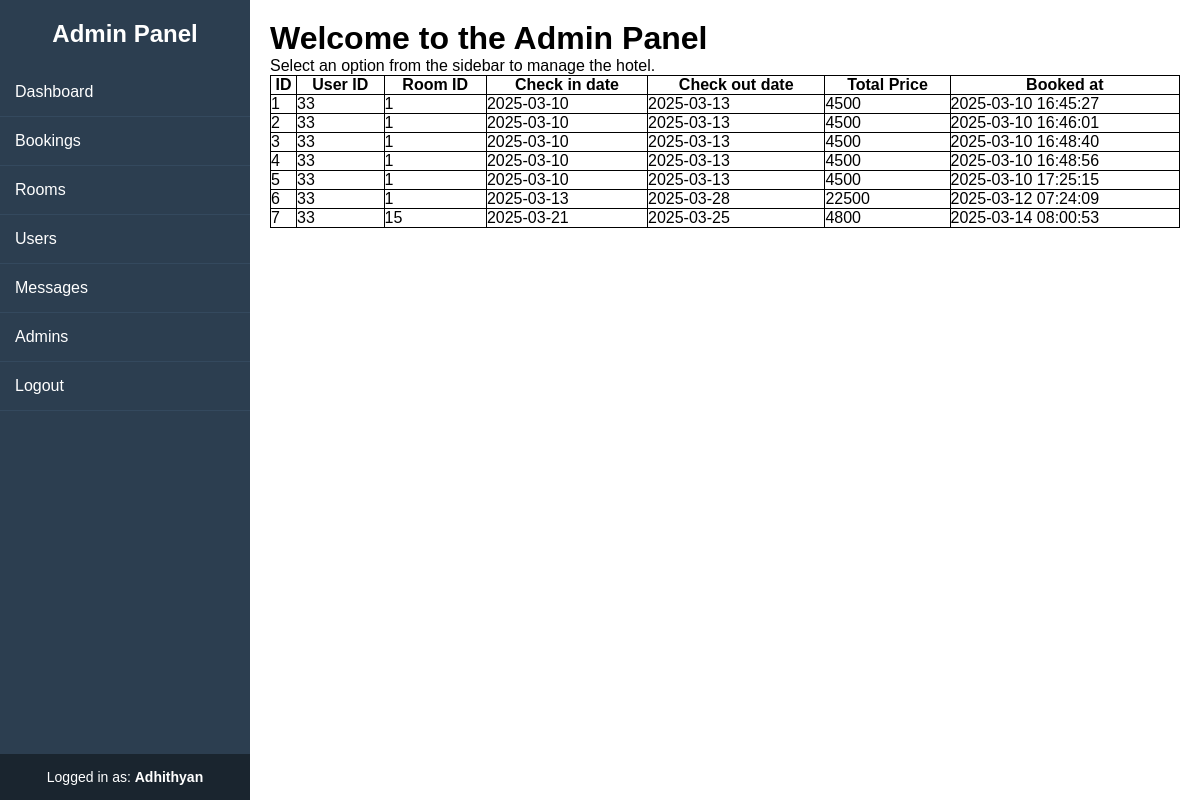
The app's page /admin/bookings.php (signed in), older data.
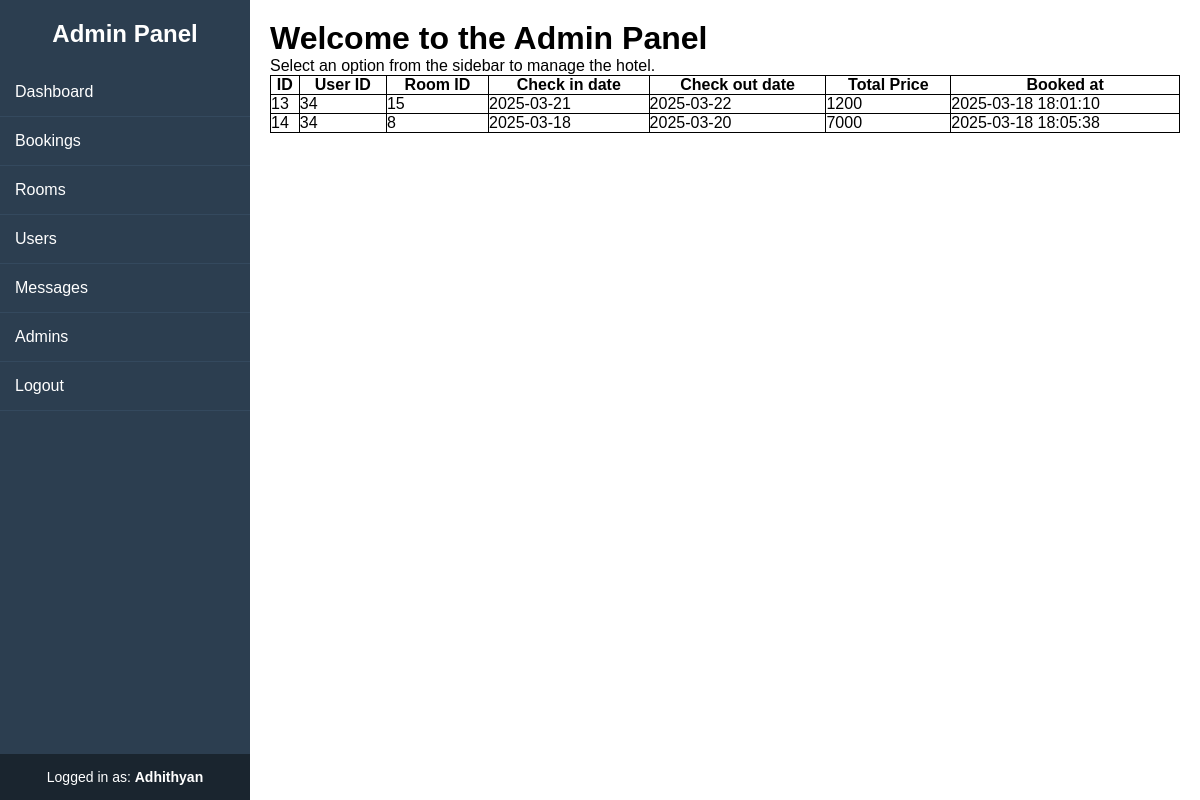
The same page, newer data.
### tables this page shows
CREATE TABLE `bookings` (
  `booking_id` int(11) NOT NULL,
  `user_id` int(11) NOT NULL,
  `room_id` int(11) NOT NULL,
  `check_in_date` date NOT NULL,
  `check_out_date` date NOT NULL,
  `total_price` decimal(10,0) NOT NULL,
  `booked_at` timestamp NOT NULL DEFAULT current_timestamp() ON UPDATE current_timestamp()
);

### admin/bookings.php (the view, shortened to what this page needs)
<?php include '../includes/config.php'; ?>
<!DOCTYPE html>
<html lang="en">
<head>
    <link rel="stylesheet" href="../css/sidebar.css">
</head>
<body>
    <?php include 'inc/sidebar.php'; ?>
    <div class="content">
        <h1>Welcome to the Admin Panel</h1>
        <p>Select an option from the sidebar to manage the hotel.</p>
        <?php
        $query = "SELECT * FROM bookings";
        $result = $conn->query($query);
        echo "<table><tr><th>ID</th><th>User ID</th><th>Room ID</th><th>Check in date</th><th>Check out date</th><th>Total Price</th><th>Booked at</th></tr>";
        while ($row = mysqli_fetch_assoc($result)) {
            echo "<tr><td>" . $row['booking_id'] . "</td>";
            echo "<td>" . $row['user_id'] . "</td>";
            echo "<td>" . $row['room_id'] . "</td>";
            echo "<td>" . $row['check_in_date'] . "</td>";
            echo "<td> " . $row['check_out_date'] . "</td>";
            echo "<td>" . $row['total_price'] . "</td>";
            echo "<td>" . $row['booked_at'] . "</td>";
        }
        echo "</table>";
        ?>
    </div>
</body>
</html>

### admin/inc/sidebar.php (shortened to what this page needs)
<div class="sidebar">
    <div>
        <h2>Admin Panel</h2>
        <ul>
            <li><a href="index.php">Dashboard</a></li>
            <li><a href="bookings.php">Bookings</a></li>
            <li><a href="rooms.php">Rooms</a></li>
            <li><a href="users.php">Users</a></li>
            <li><a href="messages.php">Messages</a></li>
            <li><a href="admins.php">Admins</a></li>
            <li><a href="inc/logout.php">Logout</a></li>
        </ul>
    </div>
    <div class="admin-info">
        Logged in as: <strong><?php echo isset($_SESSION['admin_email']) ? $_SESSION['admin_name'] : 'Admin'; ?></strong>
    </div>
</div>

### css/sidebar.css (style rules this page uses)
* { margin: 0; padding: 0; box-sizing: border-box; font-family: Arial, sans-serif; }
body { display: flex; }
.sidebar { width: 250px; height: 100vh; background: #2c3e50; color: white; padding-top: 20px; position: fixed; display: flex; flex-direction: column; justify-content: space-between; }
.sidebar h2 { text-align: center; margin-bottom: 20px; }
.sidebar ul { list-style: none; padding: 0; flex-grow: 1; }
.sidebar ul li { border-bottom: 1px solid #34495e; }
.sidebar ul li a { display: block; padding: 15px; color: white; text-decoration: none; }
.admin-info { padding: 15px; background: #1a252f; text-align: center; font-size: 14px; }
.content { margin-left: 250px; padding: 20px; width: 100%; }

### admin/bookings.php (style rules this page uses)
table { width: 100%; border-collapse: collapse; }
table, th, td { border: 1px solid black; }

Row changes from the older to the newer data that the page shows:
removed bookings: booking_id "1", user "33", room "1", check_in_date "2025-03-10", check_out_date "2025-03-13", total_price "4500", booked_at "2025-03-10 16:45:27"
removed bookings: booking_id "2", user "33", room "1", check_in_date "2025-03-10", check_out_date "2025-03-13", total_price "4500", booked_at "2025-03-10 16:46:01"
removed bookings: booking_id "3", user "33", room "1", check_in_date "2025-03-10", check_out_date "2025-03-13", total_price "4500", booked_at "2025-03-10 16:48:40"
removed bookings: booking_id "4", user "33", room "1", check_in_date "2025-03-10", check_out_date "2025-03-13", total_price "4500", booked_at "2025-03-10 16:48:56"
removed bookings: booking_id "5", user "33", room "1", check_in_date "2025-03-10", check_out_date "2025-03-13", total_price "4500", booked_at "2025-03-10 17:25:15"
removed bookings: booking_id "6", user "33", room "1", check_in_date "2025-03-13", check_out_date "2025-03-28", total_price "22500", booked_at "2025-03-12 07:24:09"
removed bookings: booking_id "7", user "33", room "15", check_in_date "2025-03-21", check_out_date "2025-03-25", total_price "4800", booked_at "2025-03-14 08:00:53"
added bookings: booking_id "13", user "34", room "15", check_in_date "2025-03-21", check_out_date "2025-03-22", total_price "1200", booked_at "2025-03-18 18:01:10"
added bookings: booking_id "14", user "34", room "8", check_in_date "2025-03-18", check_out_date "2025-03-20", total_price "7000", booked_at "2025-03-18 18:05:38"
